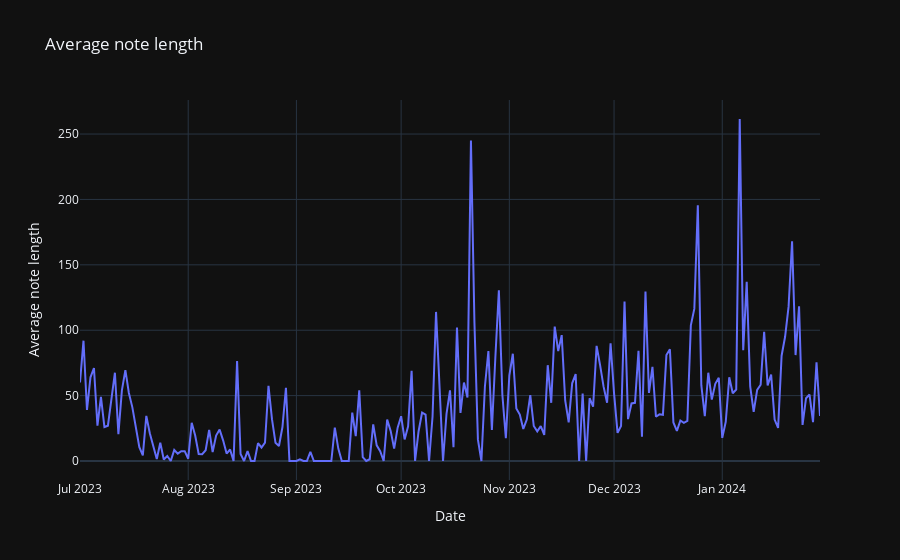

The code cell stored with this chart in its notebook:
### Markdown cell above
## Other features

### Code cell
df.note_length_plot(400)

### Figure 1 — Plotly figure (JSON) as saved in the notebook; plotly's stock layout.template omitted (floating-point values rounded to 4 significant figures; data arrays with more than 128 entries replaced by an {"elided": "..."} marker saying what was removed)
{"data": [{"hovertemplate": "Date=%{x}<br>Average note length=%{y}<extra></extra>", "legendgroup": "", "line": {"color": "#636efa", "dash": "solid"}, "marker": {"symbol": "circle"}, "mode": "lines", "name": "", "orientation": "v", "showlegend": false, "type": "scatter", "x": {"elided": "213 str values"}, "xaxis": "x", "y": {"elided": "213 float values"}, "yaxis": "y"}], "layout": {"legend": {"tracegroupgap": 0}, "title": {"text": "Average note length"}, "xaxis": {"anchor": "y", "domain": [0, 1], "title": {"text": "Date"}}, "yaxis": {"anchor": "x", "domain": [0, 1], "title": {"text": "Average note length"}}}}
